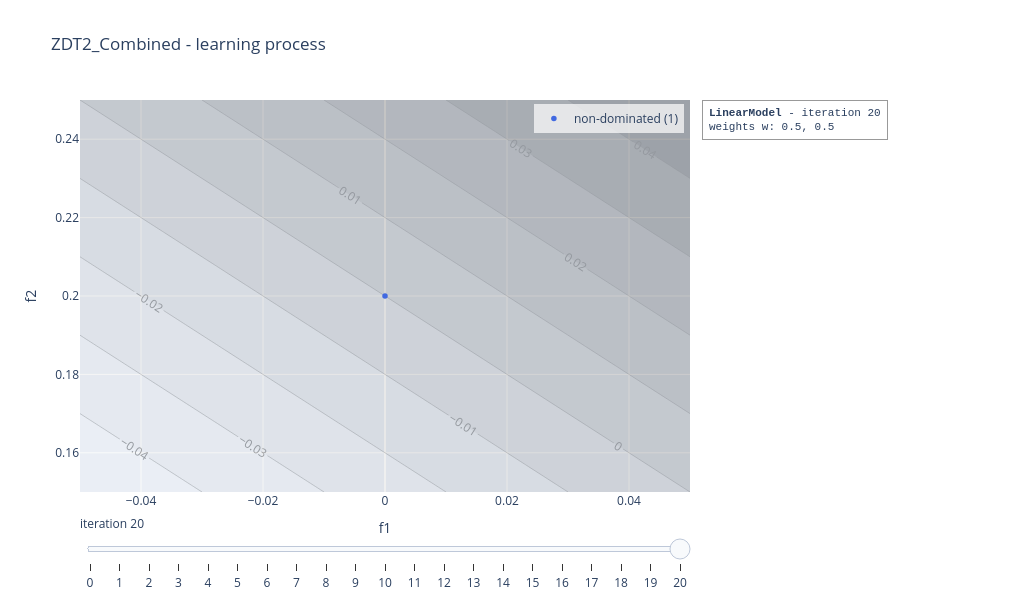

The cell this chart's notebook holds for it:
### Code cell
linear_model.visualise("learning", plot_scalarisation = True, show = False)

### Figure 1 — Plotly figure (JSON) as saved in the notebook; plotly's stock layout.template omitted (floating-point values rounded to 4 significant figures; data arrays with more than 128 entries replaced by an {"elided": "..."} marker saying what was removed)
{"data": [{"marker": {"color": "royalblue", "size": 5.5}, "mode": "markers", "name": "non-dominated (1)", "type": "scatter", "x": [0.0], "y": [0.2]}, {"colorscale": [[0, "rgb(255,255,255)"], [0.125, "rgb(240,240,240)"], [0.25, "rgb(217,217,217)"], [0.375, "rgb(189,189,189)"], [0.5, "rgb(150,150,150)"], [0.625, "rgb(115,115,115)"], [0.75, "rgb(82,82,82)"], [0.875, "rgb(37,37,37)"], [1, "rgb(0,0,0)"]], "contours": {"showlabels": true}, "opacity": 0.35, "showlegend": false, "showscale": false, "type": "contour", "x": [-0.05, -0.04831, -0.04661, -0.04492, -0.04322, -0.04153, -0.03983, -0.03814, -0.03644, -0.03475, -0.03305, -0.03136, -0.02966, -0.02797, -0.02627, -0.02458, -0.02288, -0.02119, -0.01949, -0.0178, -0.0161, -0.01441, -0.01271, -0.01102, -0.009322, -0.007627, -0.005932, -0.004237, -0.002542, -0.0008475, 0.0008475, 0.002542, 0.004237, 0.005932, 0.007627, 0.009322, 0.01102, 0.01271, 0.01441, 0.0161, 0.0178, 0.01949, 0.02119, 0.02288, 0.02458, 0.02627, 0.02797, 0.02966, 0.03136, 0.03305, 0.03475, 0.03644, 0.03814, 0.03983, 0.04153, 0.04322, 0.04492, 0.04661, 0.04831, 0.05], "y": [0.15, 0.1517, 0.1534, 0.1551, 0.1568, 0.1585, 0.1602, 0.1619, 0.1636, 0.1653, 0.1669, 0.1686, 0.1703, 0.172, 0.1737, 0.1754, 0.1771, 0.1788, 0.1805, 0.1822, 0.1839, 0.1856, 0.1873, 0.189, 0.1907, 0.1924, 0.1941, 0.1958, 0.1975, 0.1992, 0.2008, 0.2025, 0.2042, 0.2059, 0.2076, 0.2093, 0.211, 0.2127, 0.2144, 0.2161, 0.2178, 0.2195, 0.2212, 0.2229, 0.2246, 0.2263, 0.228, 0.2297, 0.2314, 0.2331, 0.2347, 0.2364, 0.2381, 0.2398, 0.2415, 0.2432, 0.2449, 0.2466, 0.2483, 0.25], "z": {"elided": "60x60 float values"}}], "layout": {"annotations": [{"align": "left", "bgcolor": "rgba(255,255,255,0.85)", "bordercolor": "#999999", "borderpad": 6, "borderwidth": 1, "font": {"family": "Courier New, monospace", "size": 11}, "showarrow": false, "text": "<b>LinearModel</b> - iteration 20<br>weights w: 0.5, 0.5", "x": 1.02, "xanchor": "left", "xref": "paper", "y": 1, "yanchor": "top", "yref": "paper"}], "height": 600, "legend": {"bgcolor": "rgba(255,255,255,0.7)", "x": 0.99, "xanchor": "right", "y": 0.99, "yanchor": "top"}, "margin": {"r": 330}, "showlegend": true, "sliders": [{"active": 20, "currentvalue": {"prefix": "iteration "}, "steps": [{"args": [["0"], {"frame": {"redraw": true}, "mode": "immediate"}], "label": "0", "method": "animate"}, {"args": [["1"], {"frame": {"redraw": true}, "mode": "immediate"}], "label": "1", "method": "animate"}, {"args": [["2"], {"frame": {"redraw": true}, "mode": "immediate"}], "label": "2", "method": "animate"}, {"args": [["3"], {"frame": {"redraw": true}, "mode": "immediate"}], "label": "3", "method": "animate"}, {"args": [["4"], {"frame": {"redraw": true}, "mode": "immediate"}], "label": "4", "method": "animate"}, {"args": [["5"], {"frame": {"redraw": true}, "mode": "immediate"}], "label": "5", "method": "animate"}, {"args": [["6"], {"frame": {"redraw": true}, "mode": "immediate"}], "label": "6", "method": "animate"}, {"args": [["7"], {"frame": {"redraw": true}, "mode": "immediate"}], "label": "7", "method": "animate"}, {"args": [["8"], {"frame": {"redraw": true}, "mode": "immediate"}], "label": "8", "method": "animate"}, {"args": [["9"], {"frame": {"redraw": true}, "mode": "immediate"}], "label": "9", "method": "animate"}, {"args": [["10"], {"frame": {"redraw": true}, "mode": "immediate"}], "label": "10", "method": "animate"}, {"args": [["11"], {"frame": {"redraw": true}, "mode": "immediate"}], "label": "11", "method": "animate"}, {"args": [["12"], {"frame": {"redraw": true}, "mode": "immediate"}], "label": "12", "method": "animate"}, {"args": [["13"], {"frame": {"redraw": true}, "mode": "immediate"}], "label": "13", "method": "animate"}, {"args": [["14"], {"frame": {"redraw": true}, "mode": "immediate"}], "label": "14", "method": "animate"}, {"args": [["15"], {"frame": {"redraw": true}, "mode": "immediate"}], "label": "15", "method": "animate"}, {"args": [["16"], {"frame": {"redraw": true}, "mode": "immediate"}], "label": "16", "method": "animate"}, {"args": [["17"], {"frame": {"redraw": true}, "mode": "immediate"}], "label": "17", "method": "animate"}, {"args": [["18"], {"frame": {"redraw": true}, "mode": "immediate"}], "label": "18", "method": "animate"}, {"args": [["19"], {"frame": {"redraw": true}, "mode": "immediate"}], "label": "19", "method": "animate"}, {"args": [["20"], {"frame": {"redraw": true}, "mode": "immediate"}], "label": "20", "method": "animate"}]}], "title": {"text": "ZDT2_Combined - learning process"}, "width": 1020, "xaxis": {"range": [-0.05, 0.05], "title": {"text": "f1"}}, "yaxis": {"range": [0.15, 0.25], "title": {"text": "f2"}}}}
